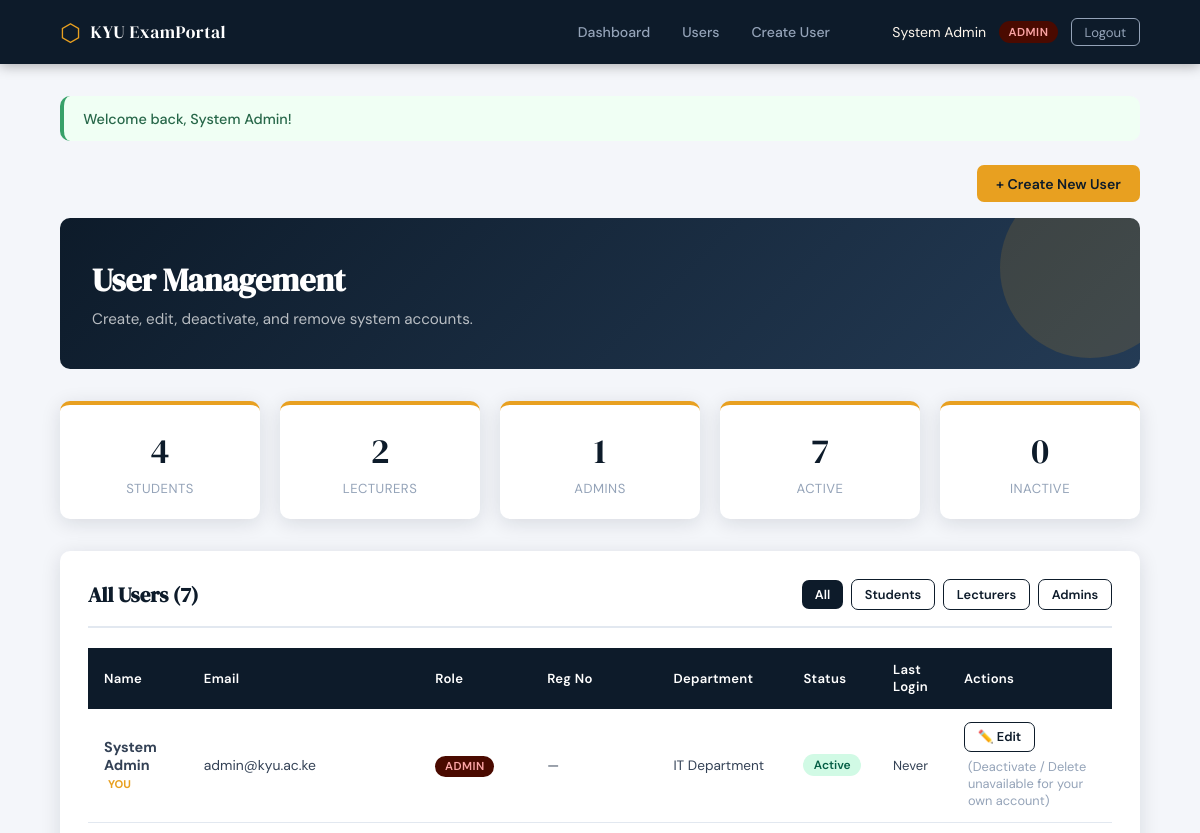
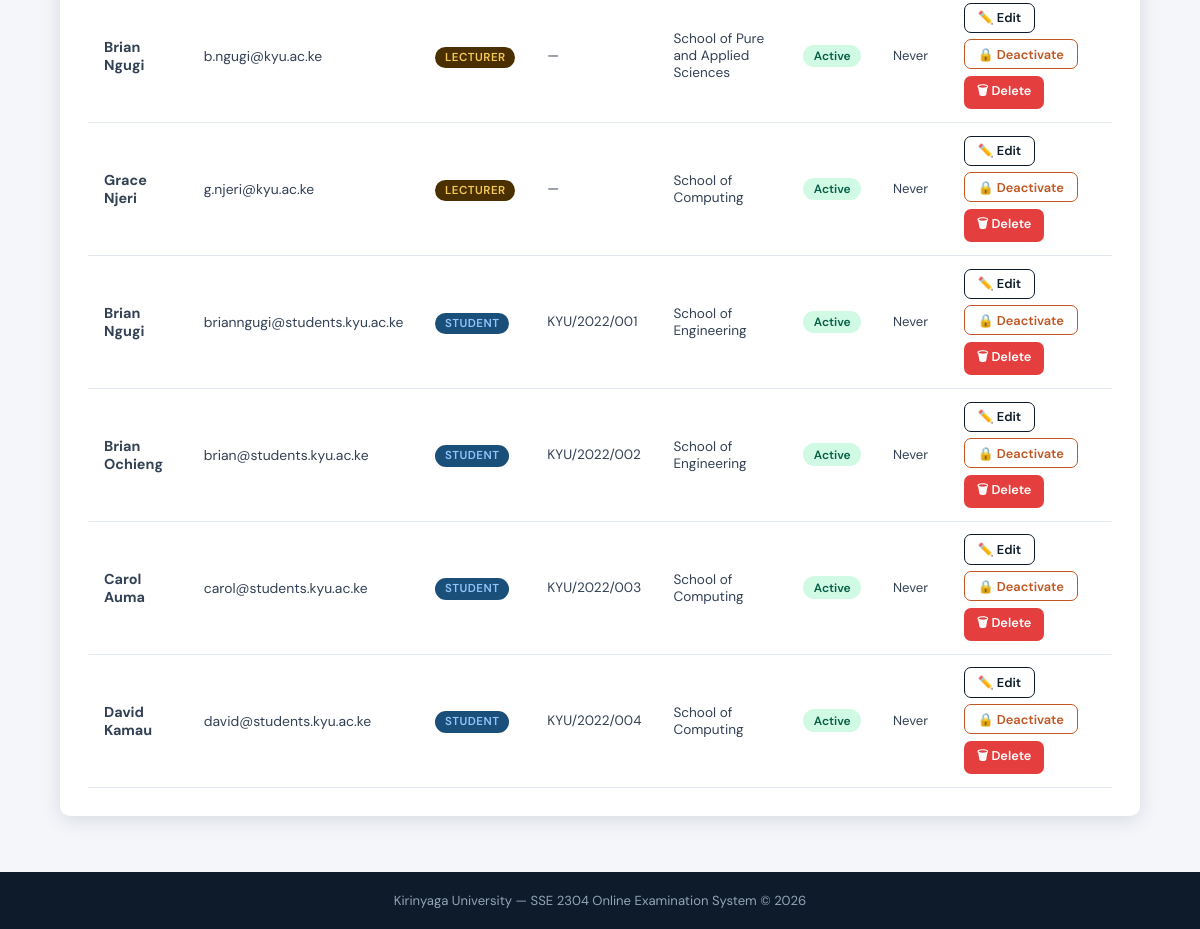
Page /project/admin/manage_users.php (signed in) on the committed database (2 pictures, top to bottom).
### tables this page shows
CREATE TABLE IF NOT EXISTS users (
    id            INT UNSIGNED    NOT NULL AUTO_INCREMENT,
    full_name     VARCHAR(150)    NOT NULL,
    email         VARCHAR(200)    NOT NULL,
    password_hash VARCHAR(255)    NOT NULL,
    role          ENUM('student','lecturer','admin') NOT NULL DEFAULT 'student',
    reg_no        VARCHAR(50)     NULL,
    phone         VARCHAR(20)     NULL,
    department    VARCHAR(100)    NULL,
    is_active     TINYINT(1)      NOT NULL DEFAULT 1,
    last_login    DATETIME        NULL,
    created_at    DATETIME        NOT NULL DEFAULT CURRENT_TIMESTAMP,

    PRIMARY KEY (id),
    UNIQUE KEY uq_email (email)
);

### project/admin/manage_users.php (the view, shortened to what this page needs)
<?php
require_once __DIR__ . '/../config/session.php';
$db = getDB();
$colRes       = $db->query("SHOW COLUMNS FROM users");
$existingCols = array_column($colRes->fetch_all(MYSQLI_ASSOC), 'Field');
$hasDept      = in_array('department', $existingCols);
$role_filter = $_GET['role'] ?? '';
if ($role_filter && in_array($role_filter, ['student','lecturer','admin'])) {
    $stmt = $db->prepare("SELECT * FROM users WHERE role = ? ORDER BY created_at DESC");
    $stmt->bind_param('s', $role_filter);
} else {
    $stmt = $db->prepare("SELECT * FROM users ORDER BY created_at DESC");
}
$stmt->execute();
$users = $stmt->get_result()->fetch_all(MYSQLI_ASSOC);
$stmt   = $db->query("SELECT role, COUNT(*) AS cnt FROM users GROUP BY role");
$counts = array_column($stmt->fetch_all(MYSQLI_ASSOC), 'cnt', 'role');
$activeCount = $inactiveCount = 0;
foreach ($users as $u) {
    if ($u['is_active'] ?? 1) $activeCount++; else $inactiveCount++;
}
include __DIR__ . '/../includes/header.php';
?>
<div class="flex-between mb-2">
    <a href="<?= BASE_URL ?>/admin/create_user.php" class="btn btn-amber">+ Create New User</a>
</div>
<div class="page-header">
    <h1>User Management</h1>
    <p>Create, edit, deactivate, and remove system accounts.</p>
</div>
<div class="stats-grid">
    <div class="stat-card">
        <div class="stat-number"><?= $counts['student']    ?? 0 ?></div>
        <div class="stat-label">Students</div>
    </div>
    <div class="stat-card">
        <div class="stat-number"><?= $counts['lecturer'] ?? 0 ?></div>
        <div class="stat-label">Lecturers</div>
    </div>
    <div class="stat-card">
        <div class="stat-number"><?= $counts['admin']      ?? 0 ?></div>
        <div class="stat-label">Admins</div>
    </div>
    <div class="stat-card">
        <div class="stat-number"><?= $activeCount ?></div>
        <div class="stat-label">Active</div>
    </div>
    <div class="stat-card">
        <div class="stat-number"><?= $inactiveCount ?></div>
        <div class="stat-label">Inactive</div>
    </div>
</div>
<div class="card">
    <div class="card-header">
        <h2 class="card-title">All Users (<?= count($users) ?>)</h2>
        <div class="flex gap-1">
            <a href="manage_users.php" class="btn btn-sm <?= !$role_filter               ? 'btn-primary' : 'btn-outline' ?>">All</a>
            <a href="?role=student"    class="btn btn-sm <?= $role_filter==='student'     ? 'btn-primary' : 'btn-outline' ?>">Students</a>
            <a href="?role=lecturer" class="btn btn-sm <?= $role_filter==='lecturer'  ? 'btn-primary' : 'btn-outline' ?>">Lecturers</a>
            <a href="?role=admin"      class="btn btn-sm <?= $role_filter==='admin'       ? 'btn-primary' : 'btn-outline' ?>">Admins</a>
        </div>
    </div>
    <div class="table-wrap">
        <table>
            <thead>
                <tr>
                    <th>Name</th>
                    <th>Email</th>
                    <th>Role</th>
                    <th>Reg No</th>
                    <?php if ($hasDept): ?><th>Department</th><?php endif; ?>
                    <th>Status</th>
                    <th>Last Login</th>
                    <th>Actions</th>
                </tr>
            </thead>
            <tbody>
            <?php foreach ($users as $u):
                $isActive = (bool)($u['is_active'] ?? 1);
                $isSelf   = ($u['id'] === (int)$_SESSION['user_id']);
            ?>
            <tr class="<?= !$isActive ? 'user-inactive' : '' ?>">
                <td>
                    <strong><?= htmlspecialchars($u['full_name']) ?></strong>
                    <?php if ($isSelf): ?>
                        <span style="font-size:0.7rem;color:var(--amber);font-weight:700;margin-left:4px;">YOU</span>
                    <?php endif; ?>
                </td>
                <td style="font-size:0.87rem;"><?= htmlspecialchars($u['email']) ?></td>
                <td>
                    <span class="nav-role-badge nav-role-<?= $u['role'] ?>"><?= $u['role'] === 'lecturer' ? 'Lecturer' : ucfirst($u['role']) ?></span>
                </td>
                <td style="font-size:0.85rem;"><?= htmlspecialchars($u['reg_no'] ?? '—') ?></td>
                <?php if ($hasDept): ?>
                <td style="font-size:0.85rem;"><?= htmlspecialchars($u['department'] ?? '—') ?></td>
                <?php endif; ?>
                <td>
                    <?php if ($isActive): ?>
                        <span class="badge badge-active">Active</span>
                    <?php else: ?>
                        <span class="badge badge-inactive">Inactive</span>
                    <?php endif; ?>
                </td>
                <td style="font-size:0.82rem;">
                    <?= !empty($u['last_login']) ? date('d M Y, H:i', strtotime($u['last_login'])) : 'Never' ?>
                </td>
                <td>
                    <div class="action-group">
                        <a href="<?= BASE_URL ?>/admin/edit_user.php?id=<?= $u['id'] ?>"
                           class="btn btn-outline btn-sm">✏️ Edit</a>
                        <?php if (!$isSelf): ?>
                        <form method="POST" style="display:inline;">
                            <button type="submit"
                                    class="btn btn-sm <?= $isActive ? 'btn-outline' : 'btn-success' ?>"
                                    style="<?= $isActive ? 'color:#c05621;border-color:#c05621;' : '' ?>"
                                    data-confirm="<?= $isActive
                                        ? 'Deactivate ' . htmlspecialchars($u['full_name']) . '? They will not be able to log in.'
                                        : 'Reactivate ' . htmlspecialchars($u['full_name']) . '?' ?>">
                                <?= $isActive ? '🔒 Deactivate' : '🔓 Activate' ?>
                            </button>
                        </form>
                        <form method="POST" style="display:inline;">
                            <button type="submit" class="btn btn-danger btn-sm"
                                    data-confirm="Permanently delete <?= htmlspecialchars($u['full_name']) ?>? This cannot be undone.">
                                🗑 Delete
                            </button>
                        </form>
                        <?php else: ?>
                            <span class="text-muted" style="font-size:0.8rem;padding:0 0.25rem;">
                                (Deactivate / Delete unavailable for your own account)
                            </span>
                        <?php endif; ?>
                    </div>
                </td>
            </tr>
            <?php endforeach; ?>
            </tbody>
        </table>
    </div>
</div>
<?php include __DIR__ . '/../includes/footer.php'; ?>

### project/assets/css/style.css (style rules this page uses)
:root { --navy: #0d1b2a; --navy-mid: #1b2e45; --navy-soft: #243b55; --amber: #e8a020; --amber-lt: #f5c85a; --cream: #fdf6ec; --white: #ffffff; --gray-100: #f4f6fa; --gray-200: #e2e8f0; --gray-400: #94a3b8; --gray-700: #334155; --red: #e53e3e; --green: #38a169; --radius: 10px; --shadow: 0 4px 20px rgba(13, 27, 42, 0.12); --transition: 0.2s ease; }
*, *::before, *::after { box-sizing: border-box; margin: 0; padding: 0; }
body { font-family: "DM Sans", sans-serif; background: var(--gray-100); color: var(--gray-700); min-height: 100vh; display: flex; flex-direction: column; }
.nav-role-badge { font-size: 0.72rem; font-weight: 600; padding: 0.2rem 0.6rem; border-radius: 20px; text-transform: uppercase; letter-spacing: 0.5px; }
.nav-role-student { background: #1a4f7a; color: #93c5fd; }
.nav-role-lecturer { background: #4a3000; color: var(--amber-lt); }
.nav-role-admin { background: #4a0a00; color: #fca5a5; }
.card { background: var(--white); border-radius: var(--radius); box-shadow: var(--shadow); padding: 1.75rem; margin-bottom: 1.5rem; }
.card-header { display: flex; align-items: center; justify-content: space-between; margin-bottom: 1.25rem; padding-bottom: 1rem; border-bottom: 2px solid var(--gray-200); }
.card-title { font-family: "DM Serif Display", serif; font-size: 1.3rem; color: var(--navy); }
.page-header { background: linear-gradient(135deg, var(--navy) 0%, var(--navy-soft) 100%); color: var(--white); padding: 2.5rem 2rem; border-radius: var(--radius); margin-bottom: 2rem; position: relative; overflow: hidden; }
.page-header::before { content: ""; position: absolute; top: -40px; right: -40px; width: 180px; height: 180px; border-radius: 50%; background: rgba(232, 160, 32, 0.15); }
.page-header h1 { font-family: "DM Serif Display", serif; font-size: 2rem; margin-bottom: 0.4rem; }
.page-header p { color: rgba(255, 255, 255, 0.7); font-size: 0.95rem; }
.stats-grid { display: grid; grid-template-columns: repeat(auto-fit, minmax(180px, 1fr)); gap: 1.25rem; margin-bottom: 2rem; }
.stat-card { background: var(--white); border-radius: var(--radius); padding: 1.4rem; box-shadow: var(--shadow); text-align: center; border-top: 4px solid var(--amber); transition: transform var(--transition); }
.stat-number { font-family: "DM Serif Display", serif; font-size: 2.2rem; color: var(--navy); }
.stat-label { color: var(--gray-400); font-size: 0.82rem; text-transform: uppercase; letter-spacing: 0.5px; margin-top: 0.3rem; }
.btn { display: inline-flex; align-items: center; gap: 0.4rem; padding: 0.6rem 1.2rem; border-radius: 7px; font-size: 0.88rem; font-weight: 600; cursor: pointer; text-decoration: none; border: none; transition: var(--transition); font-family: "DM Sans", sans-serif; }
.btn-primary { background: var(--navy); color: var(--white); }
.btn-amber { background: var(--amber); color: var(--navy); }
.btn-danger { background: var(--red); color: var(--white); }
.btn-outline { background: transparent; border: 1px solid var(--navy); color: var(--navy); }
.btn-sm { padding: 0.35rem 0.8rem; font-size: 0.8rem; }
.table-wrap { overflow-x: auto; }
table { width: 100%; border-collapse: collapse; font-size: 0.9rem; }
th { background: var(--navy); color: var(--white); padding: 0.85rem 1rem; text-align: left; font-weight: 600; font-size: 0.82rem; letter-spacing: 0.3px; }
td { padding: 0.8rem 1rem; border-bottom: 1px solid var(--gray-200); }
.badge { display: inline-block; padding: 0.2rem 0.65rem; border-radius: 20px; font-size: 0.75rem; font-weight: 600; }
.badge-active { background: #d1fae5; color: #065f46; }
.mb-2 { margin-bottom: 1rem; }
.flex { display: flex; align-items: center; }
.flex-between { display: flex; align-items: center; justify-content: space-between; }
.gap-1 { gap: 0.5rem; }
.text-muted { color: var(--gray-400); font-size: 0.85rem; }

### project/admin/manage_users.php (style rules this page uses)
.action-group { display:flex; gap:0.4rem; align-items:center; flex-wrap:wrap; }

### rows in the picture
users: full_name "System Admin", shows "YOU", email "admin@kyu.ac.ke", role "ADMIN", reg_no "—", department "IT Department", is_active "Active", shows "Never", shows "(Deactivate / Delete unavailable for your own account)"
users: full_name "Brian Ngugi", email "b.ngugi@kyu.ac.ke", role "LECTURER", reg_no "—", department "School of Pure and Applied Sciences", is_active "Active", shows "Never"
users: full_name "Grace Njeri", email "g.njeri@kyu.ac.ke", role "LECTURER", reg_no "—", department "School of Computing", is_active "Active", shows "Never"
users: full_name "Brian Ngugi", email "brianngugi@students.kyu.ac.ke", role "STUDENT", reg_no "KYU/2022/001", department "School of Engineering", is_active "Active", shows "Never"
users: full_name "Brian Ochieng", email "brian@students.kyu.ac.ke", role "STUDENT", reg_no "KYU/2022/002", department "School of Engineering", is_active "Active", shows "Never"
users: full_name "Carol Auma", email "carol@students.kyu.ac.ke", role "STUDENT", reg_no "KYU/2022/003", department "School of Computing", is_active "Active", shows "Never"
users: full_name "David Kamau", email "david@students.kyu.ac.ke", role "STUDENT", reg_no "KYU/2022/004", department "School of Computing", is_active "Active", shows "Never"

### other values in the picture
$userName "System Admin"
$role "ADMIN"
$flash['message'] "Welcome back, System Admin!"
$counts['student'] "4"
$counts['lecturer'] "2"
$counts['admin'] "1"
$activeCount "7"
$inactiveCount "0"
count($users) "7"
